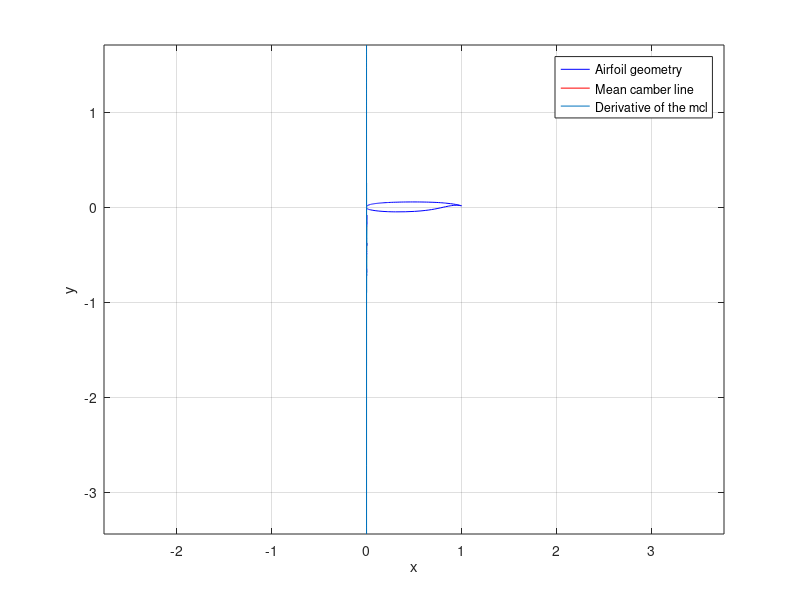

The MATLAB script that drew this image:
clear
clc

% Calcola la funzione che descrive la mean camber line di un profilo alare
% e la sua derivata prima rispetto a x. Questa funzione calcola la linea
% media segmentando la superficie del profilo e tracciando la linea che
% congiunge i punti medi dei segmenti che compongono il profilo 

% IMPORTANTE: 
% funziona solo se le coppie di coordinate che descrivono il profilo sono
% divise fra dorso e ventre, prima dorso (y>0) poi ventre (y<0)

%% CALCOLO DELLA MEAN CAMBER LINE

% Dati del profilo alare
if ismac
    A = importdata('Theodorsen\k2.txt');
else
    A = importdata('Theodorsen/k2.txt');
end

A = getfield(A,"data"); % Matrice delle coppie x y
x = A(:,1); % Ascisse dei punti del profilo
y = A(:,2); % Ordinate dei punti del profilo

% Separazione di dorso e ventre
i = 1;
while A(i,2) ~= 0
    x_dorso(i) = A(i,1);
    y_dorso(i) = A(i,2);
    i = i + 1;
end

k = 0;
for k = 1:(length(A)-length(x_dorso))
    x_ventre(k) = A(k+length(x_dorso),1);
    y_ventre(k) = A(k+length(x_dorso),2);
end

% Interpolazione per ottenere la camber line
n = 1e6;
% t = linspace(0,pi,n);
% x_interp = 0.5*(cos(t) + 1);
x_interp = linspace(0,1,n); % Stabilisco le x a cui corrisponderanno le y di dorso e ventre
y_dorso_interp = spline(x_dorso,y_dorso,x_interp);
y_ventre_interp = spline(x_ventre,y_ventre,x_interp);
y_lm = (y_dorso_interp + y_ventre_interp) / 2;
% y_lm(1)= 0; 

% Calcolo piccole deviazioni della linea media per calcolare la derivata
h = 1e-6;
x_interp_der = linspace(0,1,n) + h; % Punti comuni
y_dorso_interp = spline(x_dorso,y_dorso,x_interp_der);
y_ventre_interp = spline(x_ventre,y_ventre,x_interp_der);
dy_lm = (y_dorso_interp + y_ventre_interp) / 2;

% Calcolo delle derivate
dy_dx = (dy_lm - y_lm) ./ h;

% Grafico
figure;
plot(x, y, 'b-', 'DisplayName', 'Airfoil geometry');
axis equal
hold on;
plot(x_interp, y_lm, 'r-', 'DisplayName', 'Mean camber line');
hold on
plot(x_interp,dy_dx,'DisplayName','Derivative of the mcl');
xlabel('x'); ylabel('y');
legend;
grid on;

%% CALCOLO DELL'ANGOLO DI THEODORSEN

eps = 1e-3; % la scelta di epsilon viene fatta guardando il plot della derivata prima, escludendo le regioni in cui inizia a oscillare 
l = linspace(-0.5 + eps, 0.5 - eps,n); % estremi di integrazione
I_aTh = dy_dx./sqrt(0.25 - l.^2); % integrale per l'angolo di Theodorsen
I_a0 = dy_dx.*sqrt((0.5+l)./(0.5-l)); % integrale per l'angolo di zero lift

a_Th = trapz(l,I_aTh) /  pi;
a_Th = rad2deg(a_Th) % angolo d'attacco di Theodorsen = -1.2625 ; da xfoil dovrebbe venire -1.2108 : errore del 4% 

a_0 = trapz(l,I_a0) * (2/pi);
a_0 = rad2deg(a_0) % angolo d'attacco a portanza nulla = -1.6835 ; da xfoil dovrebbe venire -1.968 : errore del 14%

%%
% eta = acos(-2.*x_interp);
% dy_eta = 
% a_0 = a_Th - (1/pi) * trapz(cos(eta)*dy_eta)